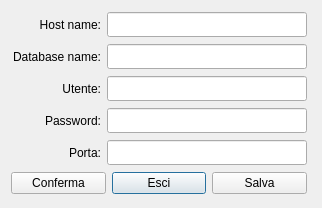
<?xml version="1.0" encoding="UTF-8"?>
<ui version="4.0">
 <class>dialogDatiDatabase</class>
 <widget class="QDialog" name="dialogDatiDatabase">
  <property name="geometry">
   <rect>
    <x>0</x>
    <y>0</y>
    <width>322</width>
    <height>208</height>
   </rect>
  </property>
  <property name="windowTitle">
   <string>Dialog</string>
  </property>
  <layout class="QGridLayout" name="gridLayout_13">
   <item row="0" column="0">
    <layout class="QGridLayout" name="gridLayout_8">
     <item row="0" column="0">
      <widget class="QLabel" name="label_8">
       <property name="minimumSize">
        <size>
         <width>90</width>
         <height>25</height>
        </size>
       </property>
       <property name="maximumSize">
        <size>
         <width>90</width>
         <height>25</height>
        </size>
       </property>
       <property name="text">
        <string>Host name:</string>
       </property>
       <property name="alignment">
        <set>Qt::AlignRight|Qt::AlignTrailing|Qt::AlignVCenter</set>
       </property>
      </widget>
     </item>
     <item row="0" column="1">
      <widget class="QLineEdit" name="l_host">
       <property name="minimumSize">
        <size>
         <width>200</width>
         <height>25</height>
        </size>
       </property>
       <property name="maximumSize">
        <size>
         <width>200</width>
         <height>25</height>
        </size>
       </property>
      </widget>
     </item>
    </layout>
   </item>
   <item row="1" column="0">
    <layout class="QGridLayout" name="gridLayout_7">
     <item row="0" column="0">
      <widget class="QLabel" name="label_7">
       <property name="minimumSize">
        <size>
         <width>90</width>
         <height>25</height>
        </size>
       </property>
       <property name="maximumSize">
        <size>
         <width>90</width>
         <height>25</height>
        </size>
       </property>
       <property name="text">
        <string>Database name:</string>
       </property>
       <property name="alignment">
        <set>Qt::AlignRight|Qt::AlignTrailing|Qt::AlignVCenter</set>
       </property>
      </widget>
     </item>
     <item row="0" column="1">
      <widget class="QLineEdit" name="l_databaseName">
       <property name="minimumSize">
        <size>
         <width>200</width>
         <height>25</height>
        </size>
       </property>
       <property name="maximumSize">
        <size>
         <width>200</width>
         <height>25</height>
        </size>
       </property>
      </widget>
     </item>
    </layout>
   </item>
   <item row="2" column="0">
    <layout class="QGridLayout" name="gridLayout_12">
     <item row="0" column="0">
      <widget class="QLabel" name="label_11">
       <property name="minimumSize">
        <size>
         <width>90</width>
         <height>25</height>
        </size>
       </property>
       <property name="maximumSize">
        <size>
         <width>90</width>
         <height>25</height>
        </size>
       </property>
       <property name="text">
        <string>Utente:</string>
       </property>
       <property name="alignment">
        <set>Qt::AlignRight|Qt::AlignTrailing|Qt::AlignVCenter</set>
       </property>
      </widget>
     </item>
     <item row="0" column="1">
      <widget class="QLineEdit" name="l_utente">
       <property name="minimumSize">
        <size>
         <width>200</width>
         <height>25</height>
        </size>
       </property>
       <property name="maximumSize">
        <size>
         <width>200</width>
         <height>25</height>
        </size>
       </property>
      </widget>
     </item>
    </layout>
   </item>
   <item row="2" column="1">
    <spacer name="horizontalSpacer">
     <property name="orientation">
      <enum>Qt::Horizontal</enum>
     </property>
     <property name="sizeHint" stdset="0">
      <size>
       <width>3</width>
       <height>17</height>
      </size>
     </property>
    </spacer>
   </item>
   <item row="3" column="0">
    <layout class="QGridLayout" name="gridLayout_10">
     <item row="0" column="0">
      <widget class="QLabel" name="label_9">
       <property name="minimumSize">
        <size>
         <width>90</width>
         <height>25</height>
        </size>
       </property>
       <property name="maximumSize">
        <size>
         <width>90</width>
         <height>25</height>
        </size>
       </property>
       <property name="text">
        <string>Password:</string>
       </property>
       <property name="alignment">
        <set>Qt::AlignRight|Qt::AlignTrailing|Qt::AlignVCenter</set>
       </property>
      </widget>
     </item>
     <item row="0" column="1">
      <widget class="QLineEdit" name="l_password">
       <property name="minimumSize">
        <size>
         <width>200</width>
         <height>25</height>
        </size>
       </property>
       <property name="maximumSize">
        <size>
         <width>200</width>
         <height>25</height>
        </size>
       </property>
      </widget>
     </item>
    </layout>
   </item>
   <item row="4" column="0">
    <layout class="QGridLayout" name="gridLayout_11">
     <item row="0" column="0">
      <widget class="QLabel" name="label_10">
       <property name="minimumSize">
        <size>
         <width>90</width>
         <height>25</height>
        </size>
       </property>
       <property name="maximumSize">
        <size>
         <width>90</width>
         <height>25</height>
        </size>
       </property>
       <property name="layoutDirection">
        <enum>Qt::RightToLeft</enum>
       </property>
       <property name="text">
        <string>Porta:</string>
       </property>
       <property name="alignment">
        <set>Qt::AlignRight|Qt::AlignTrailing|Qt::AlignVCenter</set>
       </property>
      </widget>
     </item>
     <item row="0" column="1">
      <widget class="QLineEdit" name="l_porta">
       <property name="minimumSize">
        <size>
         <width>200</width>
         <height>25</height>
        </size>
       </property>
       <property name="maximumSize">
        <size>
         <width>200</width>
         <height>25</height>
        </size>
       </property>
      </widget>
     </item>
    </layout>
   </item>
   <item row="5" column="0">
    <layout class="QGridLayout" name="gridLayout_9">
     <item row="0" column="1">
      <widget class="QPushButton" name="b_esci_2">
       <property name="text">
        <string>Esci</string>
       </property>
      </widget>
     </item>
     <item row="0" column="0">
      <widget class="QPushButton" name="b_conferma_2">
       <property name="text">
        <string>Conferma</string>
       </property>
      </widget>
     </item>
     <item row="0" column="2">
      <widget class="QPushButton" name="b_salva">
       <property name="text">
        <string>Salva</string>
       </property>
      </widget>
     </item>
    </layout>
   </item>
  </layout>
 </widget>
 <resources/>
 <connections/>
</ui>
